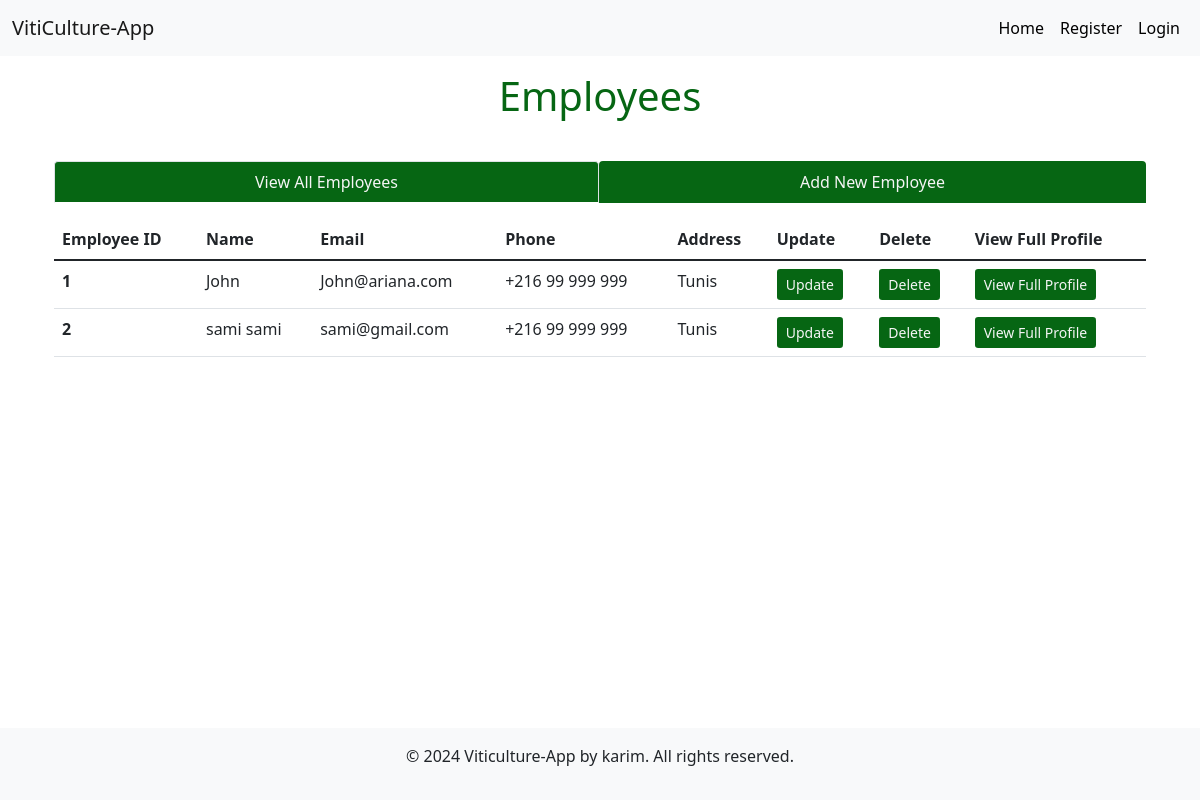
The page /employees on the database its author committed.
### tables this page shows
CREATE TABLE employees ( employeeId integer primary key AUTOINCREMENT,
                name text not null, 
                email text, 
                phone integer, 
                address text, 
                joining_date timestamp DEFAULT CURRENT_TIMESTAMP);

### app.py (the view)
@app.route('/employees')
def employees():
    user = get_current_user()
    db = get_database()
    emp_cur = db.execute('select * from employees')
    allemp = emp_cur.fetchall()
    return render_template('_employees.html', user= user, allemp= allemp)

### app.py (called while the page is built)
@app.teardown_appcontext
def close_database(error):
    if hasattr(g, 'viticulture_db'):
        g.viticulture_db.close()

def get_current_user():
    user = None
    if 'user' in session:
        user = session['user']
        db = get_database()
        user_cur = db.execute('select * from users where name = ?', [user])
        user = user_cur.fetchone()
    return user

### database.py (called while the page is built)
def connect_to_database():
    sql = sqlite3.connect('E:\Projects\Viticulture-MiniProject/viticulture.db')
    sql.row_factory = sqlite3.Row
    return sql

def get_database():
    if not hasattr(g, 'viticulture_db'):
        g.viticulture_db = connect_to_database()
    return g.viticulture_db

### templates/_employees.html (shortened to what this page needs)
<!DOCTYPE html>
<html lang="en">
  <head>
    <link href="https://cdn.jsdelivr.net/npm/bootstrap@5.1.3/dist/css/bootstrap.min.css" rel="stylesheet"
>
    <link rel="stylesheet" href="{{ url_for('static', filename='employee.css')}}" type="text/css" />
  </head>
  <body class="d-flex flex-column min-vh-100">
    <nav class="navbar navbar-expand-lg navbar-light bg-light">
      <div class="container-fluid">
        <a class="navbar-brand" href="#">VitiCulture-App</a>
        <div class="collapse navbar-collapse justify-content-end" id="navbarNav">
          <ul class="navbar-nav">
            <li class="nav-item">
              <a class="nav-link" style="color: black" href="{{url_for('index')}}">Home</a>
            </li>
            {% if not user %}
            <li class="nav-item">
              <a class="nav-link" style="color: black" href="{{url_for('register')}}">Register</a>
            </li>
            <li class="nav-item">
              <a class="nav-link" style="color: black" href="{{url_for('login')}}">Login</a>
            </li>
            {% endif %}
          </ul>
        </div>
      </div>
    </nav>
    <div class="container mt-3 flex-grow-1 d-flex flex-column align-items-center text-white">
      <h1 style="font-size: 2.5em; color: rgb(6, 102, 19);">Employees</h1>
      <div class="child child6 container" style="color: rgb(6, 102, 19);">
        <ul class="nav nav-tabs nav-fill mb-3">
          <li class="nav-item">
            <a class="nav-link active" aria-current="page" href="{{ url_for('employees')}}" style="background-color: rgb(6, 102, 19); color: whitesmoke">View All Employees</a>
          </li>
          <li class="nav-item">
            <a class="nav-link" style="background-color: rgb(6, 102, 19); color: whitesmoke" href="{{ url_for('addnewemployee')}}">Add New Employee</a>
          </li>
        </ul>
        <div class="table-responsive-lg caption-top">
          <table class="table">
            <thead>
              <tr>
                <th scope="col">Employee ID</th>
                <th scope="col">Name</th>
                <th scope="col">Email</th>
                <th scope="col">Phone</th>
                <th scope="col">Address</th>
                <th scope="col">Update</th>
                <th scope="col">Delete</th>
                <th scope="col">View Full Profile</th>
              </tr>
            </thead>
            <tbody>
              {% for emp in allemp %}
              <tr>
                <th scope="row">{{emp['employeeId']}}</th>
                <td>{{emp['name']}}</td>
                <td>{{emp['email']}}</td>
                <td>{{emp['phone']}}</td>
                <td>{{emp['address']}}</td>
                <td>
                  <a class="btn btn-sm" style="background-color: rgb(6, 102, 19); color: whitesmoke" href="{{url_for('fetchoneemp', empid = emp['employeeId'])}}">
                    Update
                  </a>
                </td>
                <td>
                  <a class="btn btn-sm" style="background-color: rgb(6, 102, 19); color: whitesmoke" href="{{url_for('deleteemp', empid = emp['employeeId'])}}">
                    Delete
                  </a>
                </td>
                <td>
                  <a class="btn btn-sm" style="background-color: rgb(6, 102, 19); color: whitesmoke" href="{{url_for('singleemployee', empid = emp['employeeId'])}}">
                    View Full Profile
                  </a>
                </td>
              </tr>
              {% endfor %}
            </tbody>
          </table>
        </div>
      </div>
    </div>
    <footer class="bg-light text-center p-3">
      <p>&copy; 2024 Viticulture-App by karim. All rights reserved.</p>
    </footer>
  </body>
</html>

### rows shown on the page
employees: employeeId "1", name "John", email "John@ariana.com", phone "+216 99 999 999", address "Tunis"
employees: employeeId "2", name "sami sami", email "sami@gmail.com", phone "+216 99 999 999", address "Tunis"
